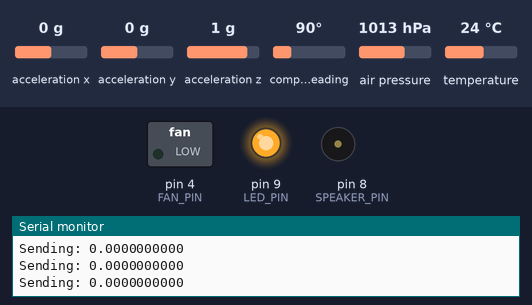
A sketch run on a simulated Arduino Uno, built with avr-gcc and run on an emulated ATmega328P. On the bench: switched loads named in the sketch (green lamp = pin HIGH), output pins drawn as LEDs (lit = HIGH), buzzer (waves = sounding), the last lines printed to the serial monitor. Inputs (shaded band) come from the test bench; at power-on: acceleration x 0 g, air pressure 1013 hPa, acceleration z 1 g, acceleration y 0 g, compass heading 90°, temperature 24 °C. No radio packets arrive unless stated.

Above: at 1.5 s.
1.6 s: acceleration x set to 0.8 g
5.0 s: air pressure set to 1018 hPa
At 6.9 s:
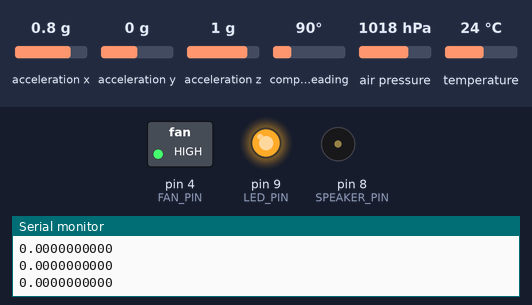
7.8 s: air pressure set to 1016 hPa
At 11.1 s:
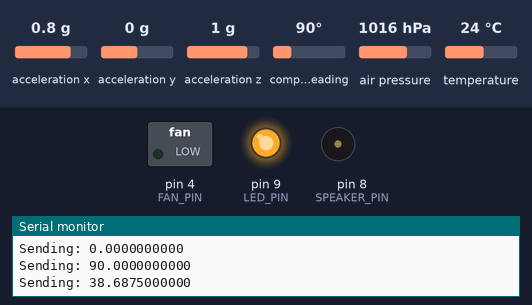
11.2 s: acceleration z set to 0.1 g
14.6 s: acceleration z set to -0.2 g
Timing chart, 0 to 17.6 s (numbered marks = the images above; inputs shaded):
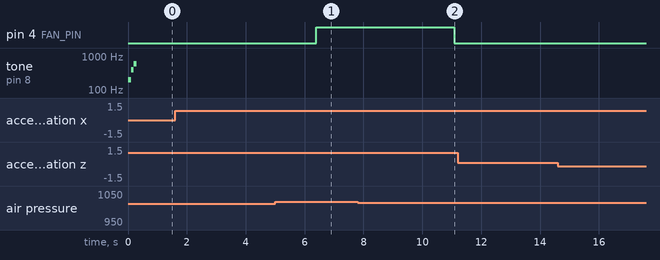

Measured:
- the behaviour switches between 1015 and 1016 hPa on air pressure (found by bisection; images 0 and 1)
- the behaviour switches between 1018 and 1017 hPa on air pressure (found by bisection; images 1 and 2)
- after the input at 5.0 s, pin 4 (FAN_PIN): LOW → HIGH after 1.4 s
- after the input at 7.8 s, pin 4 (FAN_PIN): HIGH → LOW after 3.3 s

The sketch:

sat_test2.ino
```cpp
#include <Adafruit_Sensor.h>
#include <Adafruit_BMP280.h>
#include <Adafruit_BNO055.h>
#include <SoftwareSerial.h>
#include <RH_RF95.h>
#include <SdFat.h>

// I2C Adressen
#define BMP280_I2C_ADDRESS 0x76
#define BNO055_I2C_ADDRESS 0x28

// PIN Belegungen
#define GPS_RX_PIN 2
#define GPS_TX_PIN 3
#define FAN_PIN 4
#define LORA_RX_PIN 5
#define LORA_TX_PIN 6
#define SPEAKER_PIN 8
#define LED_PIN 9
#define SD_CS_PIN 10

// Fehlercodes
#define ERROR_BMP 501
#define ERROR_BNO 502
#define ERROR_RF95 503
#define ERROR_SD_CONNECT 504
#define ERROR_SD_OPEN 505

// Kontrollwerte vor und nach der Datenübertragung
#define DATA_BLOCK_START 0xFFFFFF  // maximaler 32b Wert bzw. nur noch 6 F
#define DATA_BLOCK_END 0xFFFFFE    // maximaler 32b Wert minus 1, bzw. nur noch 5 F und ein E

#define FREQUENCY 433.0  // Datenübertragungsfrequenz (in MHz)

#define STARTALTITUDE 30  // Höhe vor dem Start vom Flugplatz

#define TOLERANCE 20 // Toleranz in Metern, um Höhenunterschiede mit dem BMP zu messen
#define FAN_STARTING_HEIGHT 250
#define BMP_ALTITUDES_SIZE 8 // Wie viele letzte Temperaturen gespeichert werden sollen

#define DEBUG true
#define USE_SDCARD false
#define USE_GPS false
#define USE_BMP true
#define USE_BNO true
#define USE_LORA true
#define SILENT true

#if USE_BMP
Adafruit_BMP280 bmp;
#endif
#if USE_BNO
Adafruit_BNO055 bno(55, BNO055_I2C_ADDRESS, &Wire);
#endif
/*#if USE_LORA
  SoftwareSerial rf(LORA_RX_PIN, LORA_TX_PIN);
  RH_RF95 rf95(rf);
  #endif*/
#if USE_GPS
SoftwareSerial gps(GPS_RX_PIN, GPS_TX_PIN);
#endif

float sealevelhpa;
float bmp_altitude = STARTALTITUDE;
int bmp_altitudes[BMP_ALTITUDES_SIZE];

bool fan = false;
bool ejected = false;
bool landed = false;

int counter = 0;

#if USE_SDCARD
SdFat32 SD;
//File32 file;
int filecounter = 0;
#endif

long time;

float latitude, longitude, altitude;


SoftwareSerial rf(LORA_RX_PIN, LORA_TX_PIN);
RH_RF95 rf95(rf);

void setup() {
  Serial.begin(9600);
  while (!Serial) {
    ; // wait for serial port to connect. Needed for Native USB only
  }
  Serial.println(100);

  pinMode(LED_PIN, OUTPUT);
  digitalWrite(LED_PIN, LOW);

  pinMode(FAN_PIN, OUTPUT);
  digitalWrite(FAN_PIN, LOW);
#if DEBUG
  Serial.println("a");
#endif
#if USE_SDCARD
  // Init SD (Speicher)
  if (!SD.begin(SD_CS_PIN)) {
    error(ERROR_SD_CONNECT);
  }
#endif
#if DEBUG
  Serial.println("b");
#endif
#if USE_SDCARD
  {
    // Datei mit höchstem Wert als Namen finden und dann mit Wert + 1 als Namen eine Datei erstellen
    // So muss nicht nach jedem Test die SD Karte geleert werden, sondern die Dateien sind chronologisch sortiert
    while (SD.exists(String(filecounter))) {
      filecounter++;
    }
    File32 file = SD.open(String(filecounter), FILE_WRITE);
    if (file) {
      file.println(""); // Es muss irgendetwas in die erste Zeile geschrieben werden, damit die Zahlen gespeichert werden können
      file.close();
    } else {
      error(ERROR_SD_OPEN);
    }
  }
#endif
#if DEBUG
  Serial.println("c");
#endif

#if USE_BMP
  {
    //Adafruit_BMP280 bmp;
    // Init BMP (Luftdruck & Temperatur)
    if (!bmp.begin(BMP280_I2C_ADDRESS)) {
      error(ERROR_BMP);
    }
    float pressure = bmp.readPressure();
    sealevelhpa = bmp.seaLevelForAltitude(STARTALTITUDE, pressure);
  }
#endif

#if DEBUG
  Serial.println("d");
#endif
#if USE_BNO
  // Init BNO (Inertialplatform)
  if (!bno.begin()) {
    error(ERROR_BNO);
  }
#endif
#if DEBUG
  Serial.println("e");
#endif
  /*#if USE_LORA
    // Init RF95 (Funkmodul)
    if (!rf95.init()) {
      error(ERROR_RF95);
    }
    rf95.setFrequency(FREQUENCY);
    #endif*/
#if DEBUG
  Serial.println("f");
#endif

#if USE_GPS
  gps.begin(9600);
#endif

  if (!rf95.init()) {
    error(ERROR_RF95);
  }
  rf95.setFrequency(FREQUENCY);

#if DEBUG
  Serial.println("f2");
#endif

  // Erfolg-Tonabfolge, LED an
  Serial.println(200);
  tone(SPEAKER_PIN, 200);
  delay(100);
  tone(SPEAKER_PIN, 400);
  delay(100);
  tone(SPEAKER_PIN, 600);
  delay(100);
  noTone(SPEAKER_PIN);
  digitalWrite(LED_PIN, HIGH);
}

void loop() {

  //delay(1200);
  GPS();
  //delay(1200);
  {
#if DEBUG
    Serial.println("g");
#endif

    // Sendet einen Datenblock, die Unterfunktionen senden die jeweiligen Werte selber
    // Am Anfang und am Ende wird ein Kontrollwert gesendet
    float bmp_data[2];
    BMP(bmp_data);

    float bno_data[6];
    BNO(bno_data);

    if (counter > BMP_ALTITUDES_SIZE) { // Falls der Zähler über der Länge an gespeicherten Höhenmetern ist, weiter machen, sonst würde der Satellit schon fliegen, weil die Werte noch 0.00 sind, und dem entsprechend der Satellit schon hochgeflogen sein muss
#if DEBUG
      Serial.println(bmp_altitudes[counter % BMP_ALTITUDES_SIZE]);
      Serial.println(bmp_altitude);
      Serial.println("---");
#endif
      if (bmp_altitudes[counter % BMP_ALTITUDES_SIZE] - bmp_altitude > TOLERANCE) { // Falls die Höhe fällt
        ejected = true;
      } else if (bmp_altitudes[counter % BMP_ALTITUDES_SIZE] - bmp_altitude <= 0) { // Falls gelandet
        if (ejected == true) { // Falls schon ausgeworfen, muss also gelandet sein
          landed = true;
        }
      }
    }

    if (landed) {
      fan = false;
      digitalWrite(FAN_PIN, LOW);
    } else if (ejected && bmp_altitude < FAN_STARTING_HEIGHT) {
      fan = true;
      digitalWrite(FAN_PIN, HIGH);
    }

    bmp_altitudes[counter % BMP_ALTITUDES_SIZE] = bmp_altitude;

    // Nach dem Auswerfen Piepen jedes mal Wechsel zwischen Ton und kein Ton, wird anhand der gesendeten Nachrichten bestimmt :)
    if (ejected) {
      if (counter % 2 == 0) {
#if !SILENT
        tone(SPEAKER_PIN, 1000);
#endif
      } else {
        noTone(SPEAKER_PIN);
      }
    }

    /*SoftwareSerial rf(LORA_RX_PIN, LORA_TX_PIN);
      RH_RF95 rf95(rf);
      if (!rf95.init()) {
      error(ERROR_RF95);
      }
      rf95.setFrequency(FREQUENCY);*/

#if USE_LORA
    rf.listen();
#endif

    send(rf95, DATA_BLOCK_START);
    send(rf95, counter);

    send(rf95, bmp_data[0]);
    send(rf95, bmp_data[1]);

    send(rf95, bno_data[0]);
    send(rf95, bno_data[1]);
    send(rf95, bno_data[2]);
    send(rf95, bno_data[3]);
    send(rf95, bno_data[4]);
    send(rf95, bno_data[5]);

    send(rf95, latitude);
    send(rf95, longitude);
    send(rf95, altitude);

    send(rf95, (fan << 0) + (ejected << 1) + (landed << 2));  // Sendet alle Bools in einem Byte

    send(rf95, DATA_BLOCK_END);

#if DEBUG
    Serial.println(fan + 1000);
    Serial.println(ejected + 2000);
    Serial.println(landed + 3000);
#endif

#if USE_SDCARD
    {
      File32 file = SD.open(String(filecounter), FILE_WRITE);
      file.println(millis() - time, DEC);
      // Tatsächlich physisch Speichern, wäre ansonsten evtl. nur im Buffer was zu Fehlern führen kann
      file.flush();
      file.close();
    }
#endif
    time = millis();  // Zeit zurücksetzten, um jedesmal die Zeit, die die Schleife (loop()) gebraucht hat zu bestimmen

    counter++;
  }
}

void BMP(float * dest) {
  float pressure = 200000;
  float temperature = 50;
#if USE_BMP
  // Adafruit_BMP280 bmp;
  // Init BMP (Luftdruck & Temperatur)
  //if (bmp.begin(BMP280_I2C_ADDRESS)) {
  pressure = bmp.readPressure();
  temperature = bmp.readTemperature();
  bmp_altitude = calcAltitude(pressure);
  //}
#else
  float altitudes[30] = {30, 30, 35, 55, 155, 300, 500, 700, 710, 700, 680, 690, 670, 610, 550, 500, 440, 390, 310, 250, 200, 140, 100, 60, 30, 30, 35, 37, 36, 33};
  pressure = 100000;
  temperature = -10;
  bmp_altitude = altitudes[min(29, counter)];
#endif
#if DEBUG
  Serial.println(bmp_altitude);
#endif
  dest[0] = temperature;
  dest[1] = pressure;
  send(rf95, temperature);
  send(rf95, pressure);
}

float calcAltitude(float pressure) {
  // https://github.com/adafruit/Adafruit_BMP280_Library/blob/master/Adafruit_BMP280.cpp [Zeile 321] oder im Heft Lernen mit ARDUINO!
  return 44300 * (1 - (pow(pressure / sealevelhpa, 0.1903)));
}

void BNO(float * dest) {
#if USE_BNO
  sensors_event_t accelerometer, gyroscope;
  bno.getEvent(&accelerometer, Adafruit_BNO055::VECTOR_LINEARACCEL);  // Acceleration - Gravity
  send(rf95, accelerometer.acceleration.x);
  send(rf95, accelerometer.acceleration.y);
  send(rf95, accelerometer.acceleration.z);
  dest[0] = accelerometer.acceleration.x;
  dest[1] = accelerometer.acceleration.y;
  dest[2] = accelerometer.acceleration.z;

  bno.getEvent(&gyroscope, Adafruit_BNO055::VECTOR_EULER);
  send(rf95, gyroscope.gyro.x);
  send(rf95, gyroscope.gyro.y);
  send(rf95, gyroscope.gyro.z);
  dest[3] = gyroscope.gyro.x;
  dest[4] = gyroscope.gyro.y;
  dest[5] = gyroscope.gyro.z;
#endif
}

void GPS() {
#if USE_GPS
#if DEBUG
  Serial.println("---GPS---");
#endif
  gps.begin(9600);
  gps.listen();
  //Serial.println("listening...");
  char input[80];
  byte y = 0;

  bool isGPGGA = false;
  bool isDollarSignFound = false;


  unsigned long start = millis();
  do
  {
    while (gps.available()) {
      char x = gps.read();

      //while (gps.available() > 0) {
      //char x = gps.read();
#if DEBUG
      Serial.write(x);
#endif
      if (x == '$') {
        memset(input, 0, sizeof(input));
        y = 0;
        isDollarSignFound = true;
        isGPGGA = false;
      }

      if (isDollarSignFound) {
        input[y] = x;
        y++;
        if (y >= 6 && strncmp(input + 1, "GPGGA", 5) == 0) {
          isGPGGA = true;
        }
        if (x == '\n') {
          isDollarSignFound = false;
          if (isGPGGA) {

#if DEBUG
            Serial.println(input);
#endif
            float gpsdata[5];
            gpsStringToFloats(gpsdata, input);

            latitude = gpsdata[0] + gpsdata[1] / 100;
            longitude = gpsdata[2] + gpsdata[3] / 100;
            altitude = gpsdata[4];
          }
        }
      }
    }
  } while (millis() - start < 1000);
  Serial.println("done reading.");

#endif
#if DEBUG
  Serial.println(latitude, DEC);
  Serial.println(longitude, DEC);
  Serial.println(altitude, DEC);
#endif
}

void send(RH_RF95 rf95, float val) {
#if DEBUG
  Serial.print("Sending: ");
  Serial.println(val, DEC);
#endif
  {
#if USE_LORA
    // Ändert den Typ von float zu uint8_t[], ohne tatsächlich Bits zu modifizieren
    uint8_t tosend[sizeof(float)];
    memcpy(&tosend, &val, sizeof(float));
    rf95.send(tosend, sizeof(float));
#endif
  }

  {
#if SDCARD
    File32 file = SD.open(String(filecounter), FILE_WRITE);
    file.println(val, DEC);
    // Tatsächlich physisch Speichern, wäre ansonsten evtl. nur im Buffer was zu Fehlern führen kann
    file.flush();
    file.close();
#endif
  }
}

void error(int errorCode) {
  // Fehler code zum Debuggen an den Laptop schicken
  Serial.println(errorCode);

  // Dauerhaftes Fehler-Piepen und blinkende LED
  byte countdown = 60; // 60 Sekunden = 1 Minute
  while (countdown > 0) {
    digitalWrite(LED_PIN, LOW);
#if !SILENT
    tone(SPEAKER_PIN, 1000);
#endif
    delay(500);
    digitalWrite(LED_PIN, HIGH);
    noTone(SPEAKER_PIN);
    delay(500);

    countdown--;
  }
}

int charToInt(char c)
{
  return c - '0';
}

void gpsStringToFloats(float * dest, const char *str)
{
  byte field = 0;
  byte counter = 0;
  byte fieldstart = 0;

  while (counter < 80 && field < 10) {
    if (str[counter] == ',') {
      if (field == 2) {
        dest[0] = charToInt(str[fieldstart]) * 10 + charToInt(str[fieldstart + 1]);
        dest[1] = (charToInt(str[fieldstart + 2]) * 10 + charToInt(str[fieldstart + 3]) + charToInt(str[fieldstart + 5]) * 0.1 + charToInt(str[fieldstart + 6]) * 0.01 + charToInt(str[fieldstart + 7]) * 0.001 + charToInt(str[fieldstart + 8]) * 0.0001) / 0.6f;
      } else if (field == 4) {
        dest[2] = charToInt(str[fieldstart]) * 100 + charToInt(str[fieldstart + 1]) * 10 + charToInt(str[fieldstart + 2]);
        dest[3] = (charToInt(str[fieldstart + 3]) * 10 + charToInt(str[fieldstart + 4]) + charToInt(str[fieldstart + 6]) * 0.1 + charToInt(str[fieldstart + 7]) * 0.01 + charToInt(str[fieldstart + 8]) * 0.001 + charToInt(str[fieldstart + 9]) * 0.0001) / 0.6f;
      } else if (field == 9) {
        byte pointpos = fieldstart;
        while (pointpos < counter && str[pointpos] != '.') {
          pointpos++;
        }
        Serial.println("Pointpos:");
        Serial.println(fieldstart);
        Serial.println(pointpos);
        if (pointpos == fieldstart) {
          dest[4] = 0;
        } else if (pointpos == fieldstart + 1) {
          dest[4] = charToInt(str[fieldstart]);
        } else if (pointpos == fieldstart + 2) {
          dest[4] = charToInt(str[fieldstart]) * 10 + charToInt(str[fieldstart + 1]);
        } else if (pointpos == fieldstart + 3) {
          dest[4] = charToInt(str[fieldstart]) * 100 + charToInt(str[fieldstart + 1]) * 10 + charToInt(str[fieldstart + 2]);
        } else if (pointpos == fieldstart + 4) {
          dest[4] = charToInt(str[fieldstart]) * 1000 + charToInt(str[fieldstart + 1]) * 100 + charToInt(str[fieldstart + 2]) * 10 + charToInt(str[fieldstart + 3]);
        }
        if (pointpos < counter - 1) {
          dest[4] += charToInt(str[pointpos + 1]) * 0.1;
        }
      }

      field++;
      fieldstart = counter + 1;
    }
    counter++;
  }
}
```
